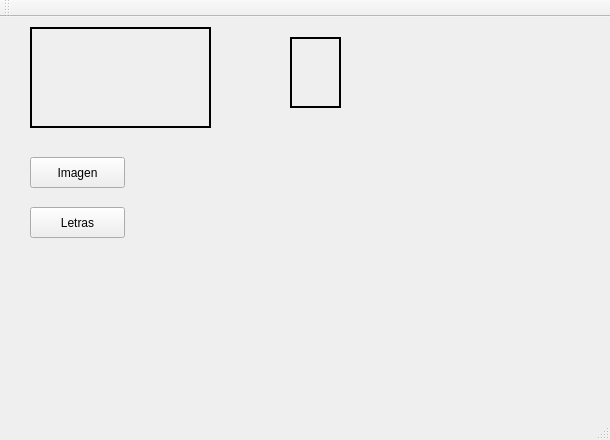
<?xml version="1.0" encoding="UTF-8"?>
<ui version="4.0">
 <class>MainWindow</class>
 <widget class="QMainWindow" name="MainWindow">
  <property name="geometry">
   <rect>
    <x>0</x>
    <y>0</y>
    <width>610</width>
    <height>440</height>
   </rect>
  </property>
  <property name="windowTitle">
   <string>MainWindow</string>
  </property>
  <widget class="QWidget" name="centralWidget">
   <widget class="QPushButton" name="pushButton">
    <property name="geometry">
     <rect>
      <x>30</x>
      <y>140</y>
      <width>95</width>
      <height>31</height>
     </rect>
    </property>
    <property name="text">
     <string>Imagen</string>
    </property>
   </widget>
   <widget class="QLabel" name="label">
    <property name="geometry">
     <rect>
      <x>30</x>
      <y>10</y>
      <width>181</width>
      <height>101</height>
     </rect>
    </property>
    <property name="frameShape">
     <enum>QFrame::WinPanel</enum>
    </property>
    <property name="text">
     <string/>
    </property>
    <property name="scaledContents">
     <bool>true</bool>
    </property>
   </widget>
   <widget class="QLabel" name="label_2">
    <property name="geometry">
     <rect>
      <x>290</x>
      <y>20</y>
      <width>51</width>
      <height>71</height>
     </rect>
    </property>
    <property name="frameShape">
     <enum>QFrame::WinPanel</enum>
    </property>
    <property name="text">
     <string/>
    </property>
    <property name="scaledContents">
     <bool>true</bool>
    </property>
   </widget>
   <widget class="QPushButton" name="pushButton_2">
    <property name="geometry">
     <rect>
      <x>30</x>
      <y>190</y>
      <width>95</width>
      <height>31</height>
     </rect>
    </property>
    <property name="text">
     <string>Letras</string>
    </property>
   </widget>
  </widget>
  <widget class="QMenuBar" name="menuBar">
   <property name="geometry">
    <rect>
     <x>0</x>
     <y>0</y>
     <width>610</width>
     <height>29</height>
    </rect>
   </property>
  </widget>
  <widget class="QToolBar" name="mainToolBar">
   <attribute name="toolBarArea">
    <enum>TopToolBarArea</enum>
   </attribute>
   <attribute name="toolBarBreak">
    <bool>false</bool>
   </attribute>
  </widget>
  <widget class="QStatusBar" name="statusBar"/>
 </widget>
 <layoutdefault spacing="6" margin="11"/>
 <resources/>
 <connections/>
</ui>
